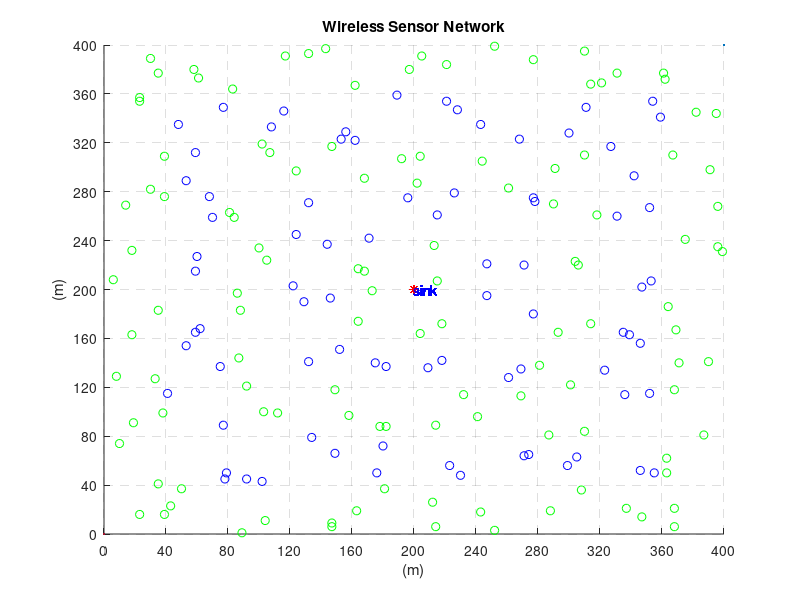

MATLAB code to generate this figure:
close all;
clear;
clc;
dfile='structural_deployment.txt';
if exist(dfile,'file')
    delete(dfile);
end
diary (dfile)
diary on
%%%%%%%%%%%%%%%%%%%% Network Establishment Parameters %%%%%%%%%%%%%%%%%%%%
% Field Dimensions in meters %
%Reading network parameters from the config text file
fid = fopen('config.txt');
C = textscan(fid, '%[^= ]%*[= ]%f', 'CommentStyle', '%');
fclose(fid);
xm = C{2}(strcmp(C{1}, 'xm')); %length of the network field in x-axis
ym = C{2}(strcmp(C{1}, 'ym')); %length of the network field in y-axis
r = C{2}(strcmp(C{1}, 'r')); %transmission radius of sensor nodes
nd = C{2}(strcmp(C{1}, 'nd')); % node density of network region
packets = C{2}(strcmp(C{1}, 'packets')); %number of packets to be transmitted by the source node
%Parameter settings%
x=0;
y=0; % added for better display results of the plot
% Number of Nodes in the field %
init_n=0; %to start the numbering of nodes
% Number of Dead Nodes in the beggining %
dead_nodes=0;
% threshold distance  %
d0=87;
% Coordinates of the Sink (location is predetermined in this simulation) %
sinkx=xm/2;
sinky=ym/2;

%%% Energy Values %%%
% Initial Energy of a Node (in Joules) % 
Eo=0.5; % units in Joules
% Energy required to run circuity (both for transmitter and receiver) %
Eelec=50*10^(-9); % units in Joules/bit
Efs=10*10^(-12);
% Transmit Amplifier Types %
Eamp=0.0013*10^(-12); % units in Joules/bit/m^2 (amount of energy spent by the amplifier to transmit the bits)
%average energy consumption
aec=0;
% Size of data package %
b=1024; % units in bits
xd=r;%Grid size in x-axis
yd=r; %Grid size in y-axis
k=r;
%%%%%%%%%%%%%%%%%%%%%%%%%%% End of Parameters %%%%%%%%%%%%%%%%%%%%%%%%%%%%
fprintf ( '\n Value for x-axis is %d', xm);
fprintf ( '\n Value for y-axis is:  %d', ym);
fprintf ( '\n The grid size is:  %d', r);
fprintf ( '\n The network density is:  %d', nd);
 nofrings= sinkx/k;
fprintf('\n No. of rings=%d', nofrings);
totalcells=0;total=0;
for i=1:nofrings
    R(i).no=i;
    upx=sinkx-(k*i);
    upy= sinky+(k*i);
    R(i).up=[upx, upy];
    lpx=sinkx+(k*i);
    lpy=sinky-(k*i);
    R(i).lp=[lpx ,lpy];
   fprintf('\n \n');
    fprintf('\n For %dth ring',R(i).no);
    fprintf('\n Upper coordinates are= %d, %d', R(i).up(1),R(i).up(2));
    fprintf('\n Lower coordinates are= %d ,%d', R(i).lp(1),R(i).lp(2));
    R(i).nocx= (lpx-upx)/k;            % no.of cells along x axis
    R(i).nocy= (upy-lpy)/k;            %no. of cells along y axis
    R(i).tcells= R(i).nocx*R(i).nocy;     %to calculate total cells within that specified upper and lower coords
   if i==1
    R(i).totalcells= R(i).tcells;  
   else 
       R(i).totalcells= R(i).tcells-R(i-1).tcells;  % to calculate total cells within that ring leaving out the cells in inner ring
   end
       
    fprintf('\n no. of cells= %d', R(i).totalcells);
t=1;
    
    %%%%%%%%%%%%%%%%%%%%%%%%%%%%%%%%%%%%%%%%%%%%%%%%%%%%%%%%%%%%
    %%%%%%%%%%%  finding cells within each ring along with their coords
    %%%%%%%%%%   C is a struct containing the cords of each cell in their
    %%%%%%%%%%   specific ring.
    fprintf(' \n The cells along with their upper and lower coordinates are: \n'); 
    
    for t=1: R(i).totalcells   %for  each cell inside the ring
        if(t==1)
            cux1=R(i).up(1);
            cuy1=R(i).up(2);
            R(i).C(t).up= [cux1 cuy1];
            clx2= R(i).up(1)+k;
            cly2= R(i).up(2)-k;
            R(i).C(t).lp=[clx2 cly2];
            R(i).C(t).cno=1;
            
        elseif (clx2< R(i).lp(1)) && (cuy1==R(i).up(2))
                 cux1=R(i).C(t-1).up(1)+k;
                cuy1=R(i).C(t-1).up(2);
                R(i).C(t).up= [cux1 cuy1];
                clx2= R(i).C(t-1).lp(1)+k;
                cly2= R(i).C(t-1).lp(2);
                 R(i).C(t).lp=[clx2 cly2];
                 R(i).C(t).cno=R(i).C(t-1).cno+1;
        elseif (cly2> R(i).lp(2)) && (clx2==R(i).lp(1))
                 cux1=R(i).C(t-1).up(1);
                cuy1=R(i).C(t-1).up(2)-k;
                R(i).C(t).up= [cux1 cuy1];
                clx2= R(i).C(t-1).lp(1);
                cly2= R(i).C(t-1).lp(2)-k;
                 R(i).C(t).lp=[clx2 cly2];
                 R(i).C(t).cno=R(i).C(t-1).cno+1;
        elseif (cux1 > R(i).up(1)) && (cly2==R(i).lp(2))
               cux1=R(i).C(t-1).up(1)-k;
                cuy1=R(i).C(t-1).up(2);
                R(i).C(t).up= [cux1 cuy1];
                clx2= R(i).C(t-1).lp(1)-k;
                cly2= R(i).C(t-1).lp(2);
                 R(i).C(t).lp=[clx2 cly2];
                 R(i).C(t).cno=R(i).C(t-1).cno+1;
         else
                 cux1=R(i).C(t-1).up(1);
                cuy1=R(i).C(t-1).up(2)+k;
                R(i).C(t).up= [cux1 cuy1];
                clx2= R(i).C(t-1).lp(1);
                cly2= R(i).C(t-1).lp(2)+k;
                 R(i).C(t).lp=[clx2 cly2];
                 R(i).C(t).cno=R(i).C(t-1).cno+1;
        end
        fprintf('  %dth:(%d, %d)  & (%d,%d),',R(i).C(t).cno, R(i).C(t).up(1),R(i).C(t).up(2),R(i).C(t).lp(1), R(i).C(t).lp(2));
    end
    % to decide about the color of sensor nodes in the rings %%%%%%%%%%
    if mod(i,2)==0
        col='ob';
    else
        col='og';
    end

     % Plotting the WSN %
    nc=round(xd*yd*nd); %find out number of nodes in each cell
    for tn=1: R(i).totalcells %to plot sensor nodes in each cell
        for z=init_n+1:init_n+nc   % for each sensor node that gets added by every init+1 sensor in each cell
            SN(z).id=z;	% sensor's ID number
            SN(z).x=randi([R(i).C(tn).up(1)+1,R(i).C(tn).lp(1)-1],1,1); % rand(1,1)*xd;	% X-axis coordinates of sensor node, + and - to not allow any node on the boundary
            SN(z).y=randi([R(i).C(tn).lp(2)+1,R(i).C(tn).up(2)-1],1,1);%rand(1,1)*yd;	% Y-axis coordinates of sensor node
            SN(z).E=Eo;     % nodes energy levels (initially set to be equal to "Eo"
            SN(z).role=0;   % node acts as normal if the value is '0', if elected as a cluster head it  gets the value '1' (initially all nodes are normal)
            SN(z).cluster=0;	% the cluster which a node belongs to
            SN(z).cond=1;	% States the current condition of the node. when the node is operational its value is =1 and when dead =0
            SN(z).rop=0;	% number of rounds node was operational
            SN(z).rleft=0;  % rounds left for node to become available for Cluster Head election
            SN(z).dtch=0;	% nodes distance from the cluster head of the cluster in which he belongs
            SN(z).dts=0;    % nodes distance from the sink
            SN(z).tel=0;	% states how   many times the node was elected as a Cluster Head
            SN(z).rn=0;     % round node got elected as cluster head
            SN(z).chid=0;   % node ID of the cluster head which the "i" normal node belongs to
            SN(z).packets=60; %maximum number of packets that can be sent in the transmission
            SN(z).cttrsmn=0; %counter for transmission is for counting how many times the node is selected for transmission
            init_n=z; %to start the count of nodes in thr nrxt cell from next sensor number and not from 1 again
            
            hold on;
            figure(1)
            plot(x,y,xm,ym,SN(z).x,SN(z).y,col,sinkx,sinky,'*r');
            text(sinkx, sinky,'sink', 'Color','b');
            title 'Wireless Sensor Network'
            xlabel '(m)';
            ylabel '(m)';
             grid on
             
        end
        %     xd=40;
        tickvalues= min(x):xd:max(xm);
        set(gca, 'XTick',tickvalues,'GridLineStyle','--');
%         set(gca,'GridLineStyle','--')
        %     yd=40
        tickValues2 = min(y):yd:max(ym);
        set(gca,'YTick',tickValues2,'GridLineStyle','--');
        
        xtickangle(45);
%         ytickangle(45);

    end
end
saveas(gcf,'structuraldeployment.jpg');
n=z; %no.of nodes
          %%%%%%%%%to calculate the nodes within each cell%%%%%%%%%%%%%%% 
        for i=1:nofrings
            for t=1:R(i).totalcells
                 R(i).C(t).nodeloc=[];
                 R(i).C(t).nodeid=[];
                 nod=0;           %to count number of nodes inside each cell
                for  s=1:n 
                if (SN(s).x>=R(i).C(t).up(1)) && (SN(s).x<=R(i).C(t).lp(1)) && (SN(s).y<=R(i).C(t).up(2)) && (SN(s).y>=R(i).C(t).lp(2))
                    nod=nod+1; 
                    R(i).C(t).nodeloc=[R(i).C(t).nodeloc SN(s).x  SN(s).y]; % R is a struct and nodeloc stores the location of each node  within the ring 
                    R(i).C(t).nodeid= [R(i).C(t).nodeid SN(s).id];
                end
                R(i).C(t).nodes=nod;
            end
            end
        end
    %%%%%%%%%%%%%%%%%%%%%%%%%%%%%%%%%%%%%%%%%%%%%%%%%%%%%%%%%%%%%%%%%%%
    %%%%%%%%%%%%%%%%%%%%%%%%%%%%%%%%%%%%%%%%%%%%%%%%%%%%%%%%%%%%%%%%%%%
    %%%calculating number of nodes within each ring and their location
    for i=1:nofrings
    R(i).nodeloc=[];R(i).nodeid=[];
    count=0; %to calculate the no. of nodes within a ring
        for j=1:n                    %loop to find out nodes inside the ring
        if(i==1)
            if(SN(j).x>=R(i).up(1) & SN(j).x<=R(i).lp(1) & SN(j).y <=R(i).up(2) & SN(j).y>=R(i).lp(2))
            count=count+1;
             SN(j).rno=i;
            R(i).nodeloc=[R(i).nodeloc SN(j).x  SN(j).y]; % R is a struct and nodeloc stores the location of each node  within the ring 
            R(i).nodeid= [R(i).nodeid SN(j).id];  
%             fprintf('%dth:(%d, %d) , ', SN(j).id, R(count).nodeloc(1), R(count).nodeloc(2));
            end
        else
           if((SN(j).x>=R(i).up(1) && SN(j).x<=R(i).lp(1) & SN(j).y <=R(i).up(2) & SN(j).y>=R(i).lp(2)) & ~(SN(j).x>R(i-1).up(1) & SN(j).x<R(i-1).lp(1) & SN(j).y <R(i-1).up(2) & SN(j).y>R(i-1).lp(2)))
             count=count+1;
              SN(j).rno=i;
              R(i).nodeloc=[R(i).nodeloc SN(j).x  SN(j).y];
                R(i).nodeid= [R(i).nodeid SN(j).id];
%               fprintf('%dth :(%d, %d) ', SN(j).id, R(count).nodeloc(1), R(count).nodeloc(2));
           end
          
        end     
        end
    R(i).ct=count;         %calculate no. of nodes within each ring
    fprintf('\n total no. of nodes in this ring is %d  ', R(i).ct);
    total=R(i).ct+total;
    fprintf('\n the nodes in this ring with id and loc are :\n' );
    for cn=1:count
            fprintf('%dth:(%d, %d) , ', R(i).nodeid(cn), R(i).nodeloc(cn), R(i).nodeloc(cn+1));
    end
    end
    
    %%%%%%%%%%%%%%%%%%%%%%%%%%%%%%%%%%%%%%%%%%%%%%%%%%%%%%%%%%%%%%%%%%%%%%
%%%%%%%finding neighbor nodes of each cell in each ring
%%%%%%%%%%%%%%%%%%%%%%%%%%%%%%%%%%%%%%%%%%%%%%%%%%%%%%%%%%%%%%%%%%%%
for i=1:nofrings
   fprintf('\n for ring %d : ', i); 
     maxn=8; 
      for j=1: R(i).totalcells
       ncno=0;
     fprintf('\n for cell %d the neighbor cells are: ', R(i).C(j).cno);
      for nn=1: maxn
              if (nn==1)
                  ncupx= R(i).C(j).up(1)-k;
                  ncupy=R(i).C(j).up(2)+k;
                 R(i).C(j).NC(nn).up=[ncupx ncupy];
                  nclpx=R(i).C(j).up(1);
                  nclpy=R(i).C(j).up(2);
                   R(i).C(j).NC(nn).lp=[nclpx  nclpy];
                    R(i).C(j).NC(nn).ncno=ncno+1;
                  
              elseif (ncupx<(R(i).C(j).up(1)+k)) && (nclpy==R(i).C(j).up(2))
                  ncupx= R(i).C(j).NC(nn-1).up(1)+k;
                  ncupy=  R(i).C(j).NC(nn-1).up(2);
                   R(i).C(j).NC(nn).up= [ncupx ncupy];
                  nclpx=  R(i).C(j).NC(nn-1).lp(1)+k;
                  nclpy= R(i).C(j).NC(nn-1).lp(2);
                   R(i).C(j).NC(nn).lp=[nclpx nclpy];
                   R(i).C(j).NC(nn).ncno= R(i).C(j).NC(nn-1).ncno+1;
                  
              elseif(nclpy > (R(i).C(j).lp(2)-k ) && (nclpx== (R(i).C(j).lp(1)+k)))
                  ncupx= R(i).C(j).NC(nn-1).up(1);
                  ncupy=  R(i).C(j).NC(nn-1).up(2)-k;
                   R(i).C(j).NC(nn).up= [ncupx ncupy];
                  nclpx= R(i). C(j).NC(nn-1).lp(1);
                  nclpy= R(i).C(j).NC(nn-1).lp(2)-k;
                   R(i).C(j).NC(nn).lp=[nclpx nclpy];
                   R(i).C(j).NC(nn).ncno=R(i).C(j).NC(nn-1).ncno+1;
                  
              elseif (ncupx>(R(i).C(j).up(1)-k))
                   ncupx=R(i). C(j).NC(nn-1).up(1)-k;
                  ncupy=  R(i).C(j).NC(nn-1).up(2);
                   R(i).C(j).NC(nn).up= [ncupx ncupy];
                  nclpx= R(i). C(j).NC(nn-1).lp(1)-k;
                  nclpy= R(i).C(j).NC(nn-1).lp(2);
                   R(i).C(j).NC(nn).lp=[nclpx nclpy];
                   R(i).C(j).NC(nn).ncno=R(i).C(j).NC(nn-1).ncno+1;
                  
              else
                  ncupx= R(i).C(j).NC(nn-1).up(1);
                  ncupy=  R(i).C(j).NC(nn-1).up(2)+k;
                   R(i).C(j).NC(nn).up= [ncupx ncupy];
                  nclpx=  R(i).C(j).NC(nn-1).lp(1);
                  nclpy= R(i).C(j).NC(nn-1).lp(2)+k;
                   R(i).C(j).NC(nn).lp=[nclpx nclpy];
                   R(i).C(j).NC(nn).ncno=R(i).C(j).NC(nn-1).ncno+1;
              end
              fprintf('(%d, %d)(%d, %d)&',  R(i).C(j). NC(nn).up(1),  R(i).C(j).NC(nn).up(2) ,  R(i).C(j). NC(nn).lp(1),   R(i).C(j).NC(nn).lp(2)); 
%          
      end
      end
end
%%%%for each ring find the clusterhead in each cell
 clheads=0;
    for r=1:nofrings  %for each ring
        for c=1:R(r).totalcells  %for each cell in ring
            if (R(r).C(c).nodes >1)
                R(r).C(c).chead=R(r).C(c).nodeid(1);
                for no=2:R(r).C(c).nodes   %for comparing nodes present in cell
                    if (SN(R(r).C(c).nodeid(no)).E) > (SN(R(r).C(c).chead).E)
                            R(r).C(c).chead=R(r).C(c).nodeid(no);  
                    else if (SN(R(r).C(c).nodeid(no)).E) < (SN(R(r).C(c).chead).E)
                             R(r).C(c).chead=R(r).C(c).chead;    
                        else 
                            R(r).C(c).chead=R(r).C(c).nodeid(no);      
                        end
                    end
                end
                clheads=clheads+1;
                SN(R(r).C(c).chead).role=1;
            elseif (R(r).C(c).nodes ==1)  %if there is only one node, that will be the clhead
              R(r).C(c).chead=R(r).C(c).nodeid(1); 
              clheads=clheads+1;
              SN(R(r).C(c).nodeid(1)).role=1;
            else 
                R(r).C(c).chead=0; 
            end
        end
        
    end
    
   %%%%%%%%%%%%%%%%%to find the clusterhead in each neighboring node%%%%
     for i=1:nofrings
      for j=1: R(i).totalcells
      for nn=1:maxn
      if (i~=nofrings)
          for u=1:R(i+1).totalcells
              if ((R(i).C(j). NC(nn).up(1)== R(i+1).C(u).up(1)) & (R(i).C(j). NC(nn).up(2)== R(i+1).C(u).up(2)))
                 R(i).C(j).NC(nn).nodeid= R(i+1).C(u).nodeid;
                 R(i).C(j).NC(nn).nodes= R(i+1).C(u).nodes;
                  R(i).C(j).NC(nn).chead= R(i+1).C(u).chead;
                   R(i).C(j).NC(nn).rno=i+1;
                    R(i).C(j).NC(nn).cno= R(i+1).C(u).cno;
              end
          end
      end
      for v=1:R(i).totalcells
          if ((R(i).C(j). NC(nn).up(1)== R(i).C(v).up(1)) & (R(i).C(j). NC(nn).up(2)== R(i).C(v).up(2)))
              R(i).C(j).NC(nn).nodeid= R(i).C(v).nodeid;
              R(i).C(j).NC(nn).nodes= R(i).C(v).nodes;
              R(i).C(j).NC(nn).chead= R(i).C(v).chead;
                  R(i).C(j).NC(nn).rno=i;
                  R(i).C(j).NC(nn).cno= R(i).C(v).cno;
          end
      end
      if (i~=1)
      for z=1:R(i-1).totalcells
          if ((R(i).C(j). NC(nn).up(1)== R(i-1).C(z).up(1)) & (R(i).C(j). NC(nn).up(2)== R(i-1).C(z).up(2)))
              R(i).C(j).NC(nn).nodeid= R(i-1).C(z).nodeid;
              R(i).C(j).NC(nn).nodes= R(i-1).C(z).nodes;
              R(i).C(j).NC(nn).chead= R(i-1).C(z).chead;
                  R(i).C(j).NC(nn).rno=i-1;
                  R(i).C(j).NC(nn).cno= R(i-1).C(z).cno;
          end
      end
      end
      end 
    if i==nofrings
          for nk=1:maxn
           t= isempty(R(i).C(j).NC(nk).chead);
           if t==1
                R(i).C(j).NC(nk).nodes=0;
               R(i).C(j).NC(nk).nodeid=0;
               R(i).C(j).NC(nk).chead=0;
               R(i).C(j).NC(nk).rno=0;
               R(i).C(j).NC(nk).cno=0;
           end
          end
    end
      end
     end

fprintf('\n total no. of nodes %d \n', total);
diary off
